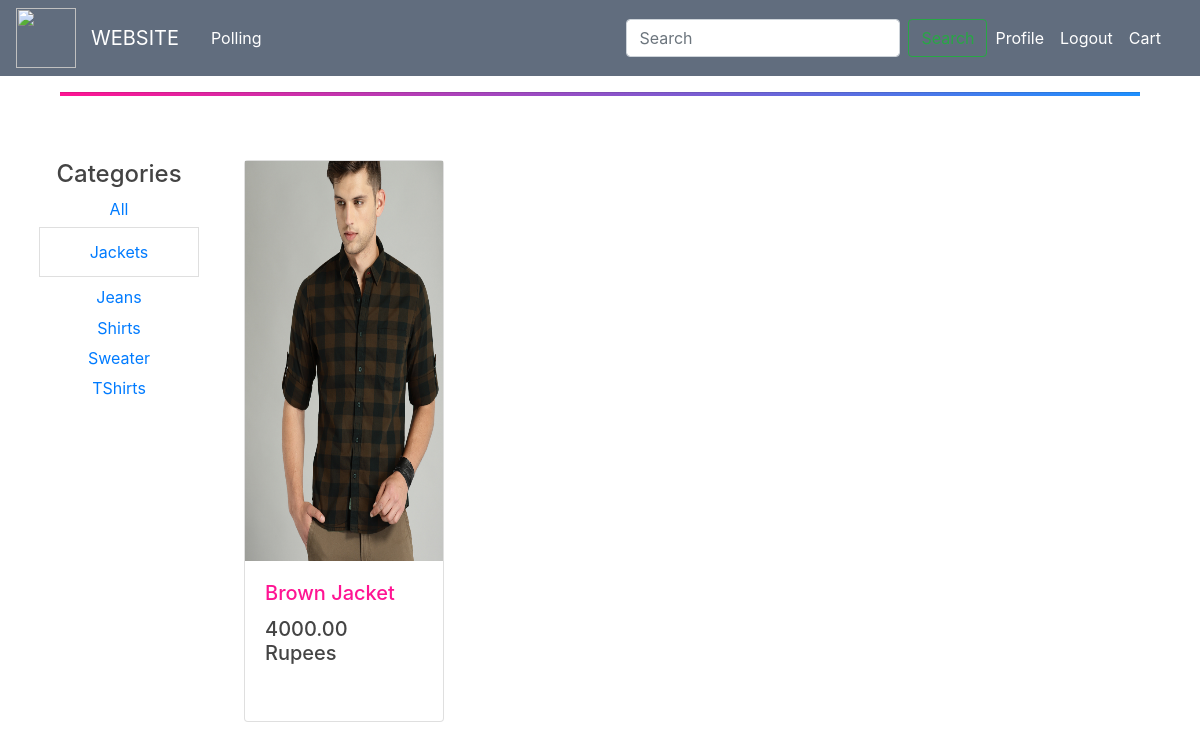
Before: /jackets/ (signed in) with the older database file.
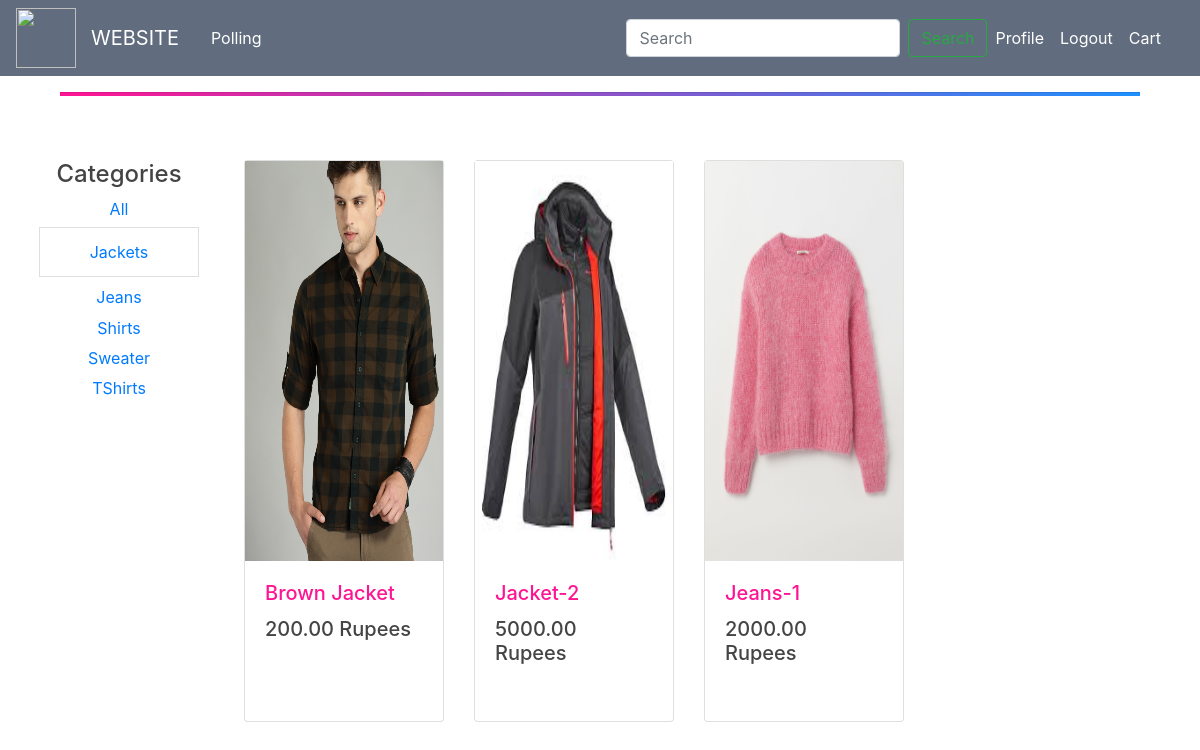
After: the same page with the newer database file.
### blog/models.py (models this page shows, shortened)
class Category(models.Model):
    name = models.CharField(max_length=150)
    slug = models.SlugField(max_length=150)
    created_at = models.DateTimeField(auto_now_add=True)
    updated_at = models.DateTimeField(auto_now=True)
    class Meta:
        ordering = ('name',)
        verbose_name = 'category'
        verbose_name_plural = 'categories'
    def get_absolute_url(self):
        return reverse('blog:product_list_by_category', args=[self.slug])

class Product(models.Model):
    category = models.ForeignKey(Category, related_name='products', on_delete=models.CASCADE)
    name = models.CharField(max_length=150)
    description = models.TextField(blank=True)
    price = models.DecimalField(decimal_places=2, max_digits=10)
    slug = models.SlugField(max_length=150)
    stock = models.PositiveIntegerField(default=1)
    available = models.BooleanField(default=1)
    created_at = models.DateTimeField(auto_now_add=True)
    updated_at = models.DateTimeField(auto_now=True)
    image = models.ImageField(upload_to='products', blank=True)
    class Meta:
        ordering = ('name',)
        index_together = (('id', 'slug'),)
    def get_absolute_url(self):
        return reverse('blog:product_detail', args=[self.id, self.slug])

### blog/views.py (the view)
# urls.py: path('', views.product_list, name='product-home'),
def product_list(request, category_slug=None):
    category = None
    categories = Category.objects.all()
    products = Product.objects.filter(available=True)
    if category_slug:
        category = get_object_or_404(Category, slug=category_slug)
        products = Product.objects.filter(category=category)
    context = {
        'category': category,
        'categories': categories,
        'products': products
    }
    return render(request, 'blog/list.html', context)

### blog/templates/blog/list.html (shortened to what this page needs)
{% extends "blog/base.html" %}
{% load static %}
{% block content %}
    <br>
              <br>
<div class="container" style="margin-left: 2%; margin-right: 2%; max-width: 95%">
    <div class="row">
               <div  class="col-lg-2" style="margin-bottom: auto">
            <h4 style="text-align:center;" >Categories</h4>
            <ul style="list-style-type:none;" class="list-group text-center">
              <li style="background: transparent; margin-bottom: 0.4rem" {% if not category %} class="list-group-item mb-2"{% endif %}><a  href="{% url 'blog:product_list' %}">All</a></li>
            {% for c in categories %}
              <li style="background: transparent; margin-bottom: 0.4rem" {% if category.slug == c.slug %} class="list-group-item mb-2"{% endif %}>
                  <a  href="{{ c.get_absolute_url }}">{{ c.name }}</a>
              </li>
            {% endfor %}
            </ul>
 <br>
        <br>
               </div>
    <div class="col-lg-10">
              <div class="row" style="margin-left: 0;margin-right: 0">
                  {% for product in products %}
                      <div class="col-xl-3 col-lg-4 col-md-4 col-sm-6 mb-4">
                              <div class="card" style="height: 100%">
                                 <a href="{{ product.get_absolute_url }}">
                                 <div class="img-hover-zoom">
                                     <div class="product-img-div">
                                   <img class="product-img" src="{% if product.image %} {{ product.image.url }} {% else %} {% static 'img/default.png' %} {% endif %}" alt="..." >
                                         </div>
                                 </div>
                                 </a>
                                <div class="card-body">
                                  <h5 class="card-title" style="align-content: center" > <a style="color: #ff1493" href="{{ product.get_absolute_url }}">{{ product.name }}</a></h5>
                                    <h5 class="card-title"> {{ product.price }} Rupees</h5>
                                </div>
                              </div>
                      <br>
                      </div>
                  {% endfor %}
              </div>
</div>
    </div>
    </div>
{% endblock content %}

Changed rows visible on the page:
changed Product "Brown Jacket": price "4000.00" → "200.00"
added Product: image (picture), name "Jacket-2", price "5000.00"
added Product: image (picture), name "Jeans-1", price "2000.00"
